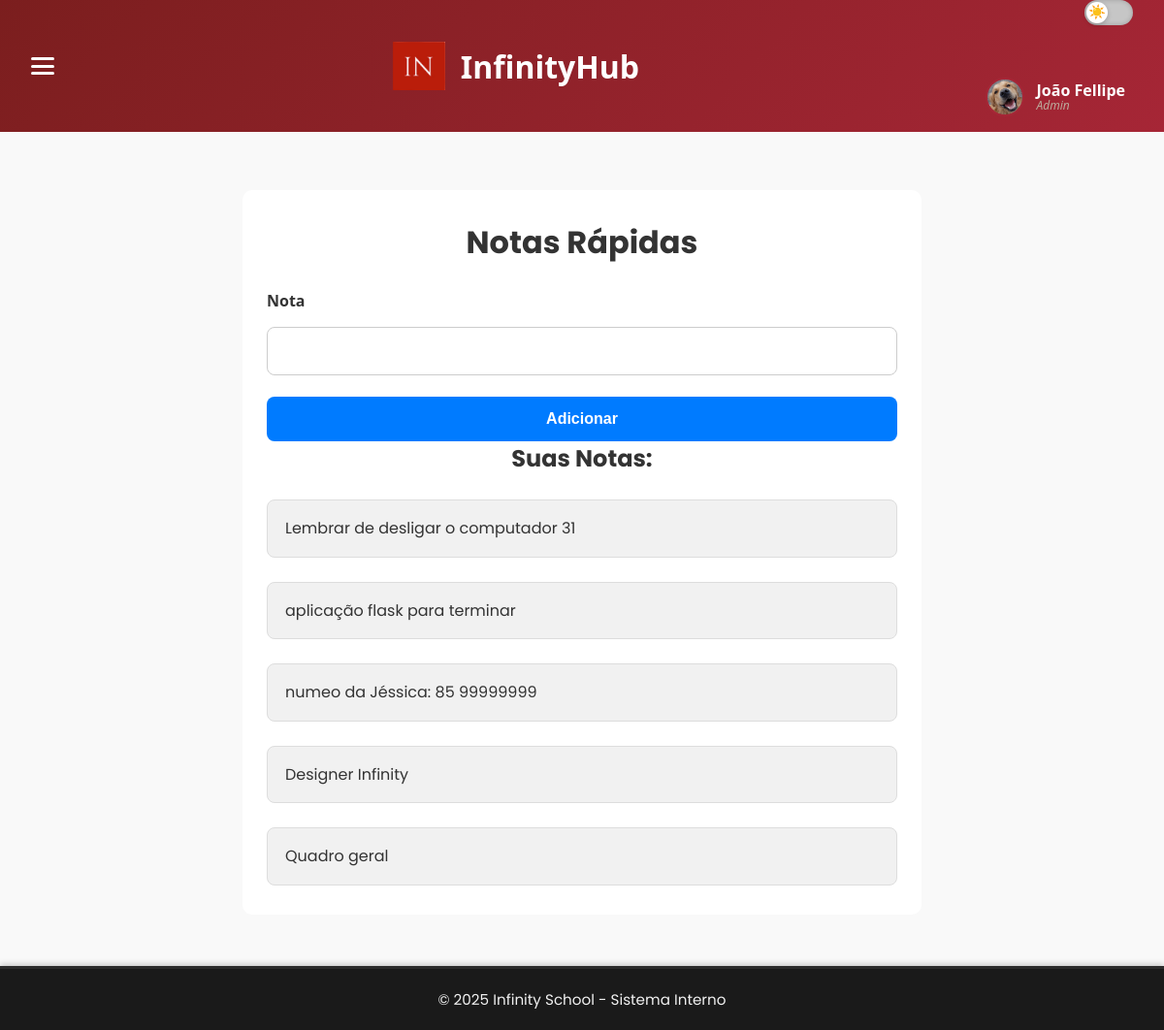
Page /flash_notes (signed in) on the committed database.
### Infinity/models.py (models this page shows, shortened)
class User(database.Model, UserMixin):
    id = database.Column(database.Integer, primary_key=True)
    username = database.Column(database.String(80), nullable=False)
    email = database.Column(database.String(120), unique=True, nullable=False)
    password_hash = database.Column(database.String(128), nullable=False)
    cargo = database.Column(database.String(50))
    bio = database.Column(database.Text)
    photo_url = database.Column(database.String(255))
    flash_notes = database.relationship('FlashNote', back_populates='user', lazy=True)
    google_credentials = database.Column(database.Text)  # Para armazenar as credenciais como JSON

class FlashNote(database.Model):
    id = database.Column(database.Integer, primary_key=True)
    content = database.Column(database.String(500), nullable=False)
    timestamp = database.Column(database.DateTime, default=datetime.utcnow)
    user_id = database.Column(database.Integer, database.ForeignKey('user.id'), nullable=False)
    user = database.relationship('User', back_populates='flash_notes')

### Infinity/routes.py (the view)
@app.route('/flash_notes', methods=['GET', 'POST'])
@login_required
def flash_notes():
    form = FormFlashNotes()
    if form.validate_on_submit():
        add_flash_note_for_user(current_user, form.content.data)
        flash('Nota adicionada com sucesso!', 'success')
        return redirect(url_for('flash_notes'))
    notes = FlashNote.query.filter_by(user_id=current_user.id).order_by(FlashNote.timestamp.desc()).all()
    notes.reverse()
    return render_template('flash_notes.html', form=form, user=current_user, notes=notes)

### Infinity/form.py
class FormFlashNotes(FlaskForm):
    content = StringField('Nota', validators=[DataRequired()])
    submit = SubmitField('Adicionar')

### Infinity/models.py (called while the page is built)
@login_manager.user_loader
def load_user(user_id):
    return User.query.get(int(user_id))

### Infinity/templates/flash_notes.html (shortened to what this page needs)
{% extends "base.html" %}
{% block head_extra %}
    <link rel="stylesheet" href="{{ url_for('static', filename='css/note/note.css') }}">
    <link rel="stylesheet" href="{{ url_for('static', filename='css/note/theme.css') }}">
{% endblock %}
{% block content %}
<div class="note-container">
    <h1>Notas Rápidas</h1>
    <form method="POST" class="note-form">
        <label for="text_area">{{ form.content.label }}</label>
        {{ form.content(size=80, class_="note-input") }}
        {{ form.submit(class_="note-submit") }}
    </form>
    <h2>Suas Notas:</h2>
    {% for note in user.flash_notes %}
        <div class="note-card">{{ note.content }}</div>
    {% else %}
        <p class="note-empty">Você ainda não possui notas rápidas.</p>
    {% endfor %}
</div>
{% endblock %}

### Infinity/templates/menu.html (shortened to what this page needs)
<div class="header-left">
    <img src="{{ url_for('static', filename='assets/images/logo.png') }}" alt="Logo Infinity" class="logo">
    <h1>InfinityHub</h1>
</div>
<div class="header-right">
    <div class="theme-toggle">
        <div class="theme-toggle" title="Alternar modo claro/escuro">
            <label for="toggle-dark" class="slider"></label>
        </div>
    </div>
    {% if current_user.is_authenticated %}
    <a href="{{ url_for('profile_user', username=user.username) }}" class="user-profile">
        <img src="{{ url_for('static', filename='assets/profile_pictures/' + (current_user.photo_url | default('default.png', true))) }}" alt="Foto de Perfil">
        <div class="user-info">
            <span>{{ current_user.username }}</span>
            <small>{{ current_user.cargo }}</small>
        </div>
    </a>
    {% endif %}
</div>

### Infinity/static/css/body/base.css (style rules this page uses)
:root { --color-1: #1e2021; --color-2: #bca99b; --color-3: #6e5f57; --color-4: #5ba5a9; --color-5: #306e70; --color-6: #a62636; --color-7: #1e232b; --color-8: #463a30; --color-9: #294763; --color-10: #194147; --bg-light: #f9f9f9; --bg-dark: #1e2021; --text-light: #1e2021; --text-dark: #f0f0f0; }
body { margin: 0; font-family: 'Poppins', sans-serif; transition: background 0.3s, color 0.3s; }
body.light { background-color: var(--bg-light); color: var(--text-light); }
.header-left { display: flex; align-items: center; gap: 1rem; }
.logo { height: 50px; }
.header-right { display: flex; flex-direction: column; justify-content: center; align-items: flex-end; gap: 0.8rem; height: 100%; }
.theme-toggle { display: flex; align-items: center; justify-content: center; position: relative; width: 50px; height: 26px; cursor: pointer; margin-top: 0; }
.theme-toggle .slider { position: absolute; top: 0; left: 0; right: 0; bottom: 0; background-color: var(--color-3); border-radius: 15px; transition: background-color 0.3s; }
.theme-toggle .slider::before { content: ""; position: absolute; height: 20px; width: 20px; left: 3px; top: 3px; background-color: white; border-radius: 50%; transition: transform 0.3s; }
.theme-toggle { display: flex; align-items: center; gap: 12px; font-family: 'Poppins', sans-serif; font-weight: 600; color: inherit; user-select: none; margin-bottom: 25px; }
.theme-toggle .slider { position: relative; width: 50px; height: 26px; background-color: #c6c6c6; border-radius: 30px; transition: background-color 0.3s ease; box-shadow: inset 0 0 5px rgba(0,0,0,0.2); }
.theme-toggle .slider::before { content: "☀️"; position: absolute; width: 22px; height: 22px; left: 2px; top: 2px; background-color: white; border-radius: 50%; box-shadow: 0 2px 5px rgba(0,0,0,0.2); display: flex; align-items: center; justify-content: center; font-size: 14px; color: #f39c12; transition: transform 0.3s ease, content 0.3s ease; }
.theme-toggle label { cursor: pointer; font-size: 1rem; }
.user-profile { display: flex; align-items: center; gap: 0.8rem; text-decoration: none; color: inherit; transition: background-color 0.2s ease; padding: 0.25rem 0.5rem; border-radius: 6px; }
.user-profile img { width: 40px; height: 40px; border-radius: 50%; object-fit: cover; border: 2px solid var(--color-6); }
.user-info { display: flex; flex-direction: column; line-height: 1.1; }
.user-info span { font-weight: 600; font-size: 1rem; }
.user-info small { font-size: 0.75rem; color: var(--color-2); font-style: italic; }

### Infinity/static/css/body/header.css (style rules this page uses)
:root { --color-1: #1e2021; --color-2: #bca99b; --color-3: #6e5f57; --color-4: #5ba5a9; --color-5: #306e70; --color-6: #a62636; --color-7: #4a6daa; --color-8: #463a30; --color-9: #27221f; --color-10: #294763; --color-11: #194147; --bg-light: #f9f9f9; --bg-dark: #1e2021; --text-light: #1e2021; --text-dark: #f0f0f0; }
* { margin: 0; padding: 0; box-sizing: border-box; }
body { font-family: 'Segoe UI', sans-serif; background-color: #fff8f0; }
.logo { font-size: 1.5rem; font-weight: bold; color: white; }
.user-profile { text-decoration: none; color: white; }

### Infinity/static/css/note/note.css (style rules this page uses)
.note-container { max-width: 700px; margin: 60px auto; padding: 30px 25px; border-radius: 10px; }
.note-container h1, .note-container h2 { font-family: 'Poppins', sans-serif; text-align: center; margin-bottom: 20px; }
.note-form { display: flex; flex-direction: column; gap: 12px; margin-top: 25px; }
.note-form label { font-weight: 600; font-size: 1rem; margin-bottom: 4px; }
.note-input { padding: 14px; font-size: 1.05rem; border: 1.5px solid #ccc; border-radius: 8px; }
.note-submit { margin-top: 10px; padding: 14px; font-size: 1rem; font-weight: bold; border: none; border-radius: 8px; background-color: #007BFF; color: white; cursor: pointer; transition: background-color 0.3s ease; }
.note-card { margin-top: 25px; padding: 16px 18px; border-radius: 8px; background-color: #f2f2f2; white-space: pre-wrap; font-family: 'Poppins', sans-serif; font-size: 1rem; line-height: 1.6; border: 1px solid #ddd; }

### Infinity/static/css/note/theme.css (style rules this page uses)
body.light .note-container { background-color: #ffffff; color: #333; }
body.light .note-card { background-color: #f1f1f1; border: 1px solid #ddd; }

### rows in the picture
User: photo_url (picture), username "João Fellipe", cargo "Admin"
FlashNote: content "Lembrar de desligar o computador 31"
FlashNote: content "aplicação flask para terminar"
FlashNote: content "numeo da Jéssica: 85 99999999"
FlashNote: content "Designer Infinity"
FlashNote: content "Quadro geral"
